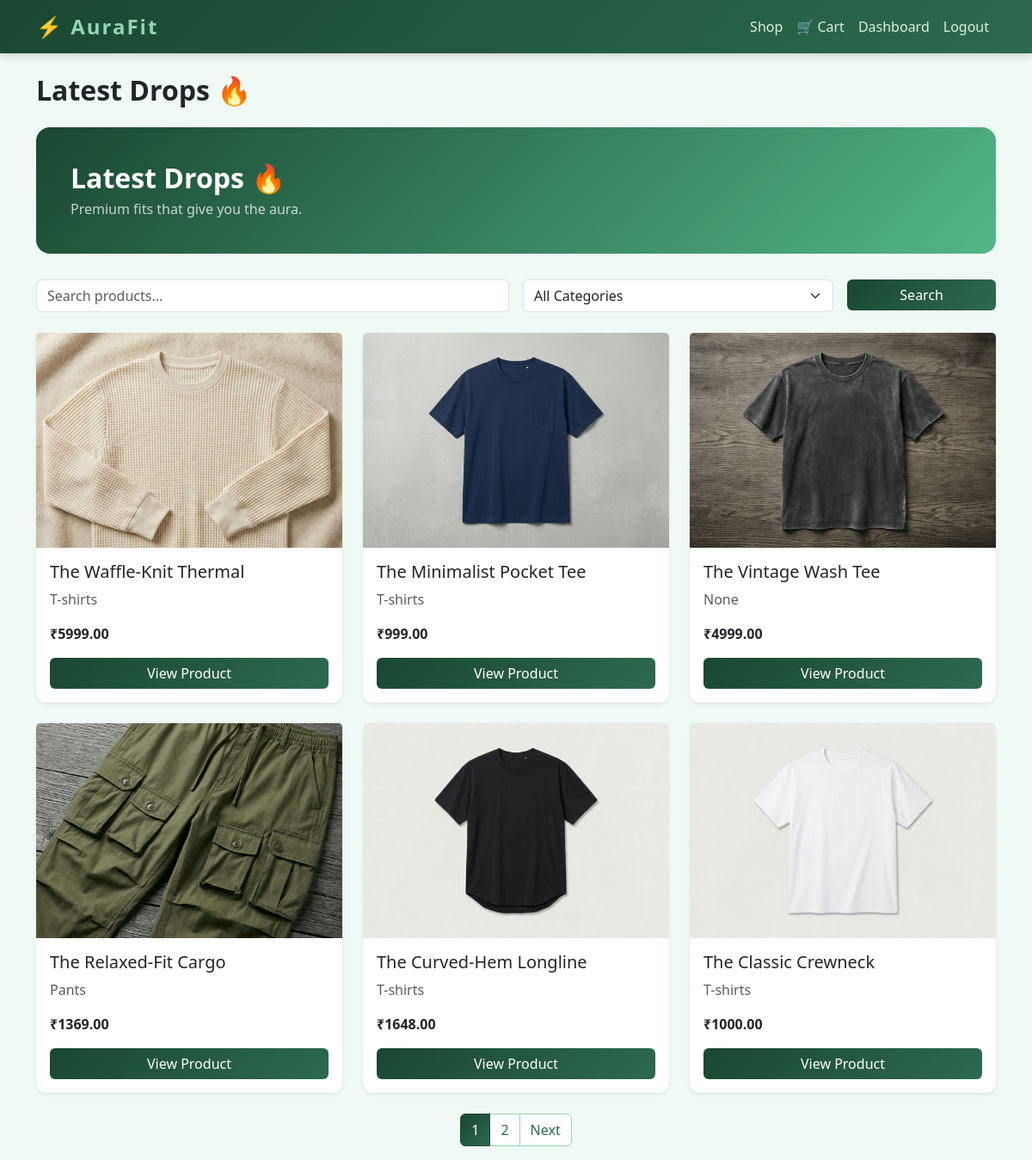
The app's page / (signed in) with its own data.
### products/models.py (models this page shows, shortened)
class Product(models.Model):
    category = models.ForeignKey(Category, on_delete=models.SET_NULL, null=True, blank=True)
    name = models.CharField(max_length=200)
    description = models.TextField(blank=True)
    price = models.DecimalField(max_digits=10, decimal_places=2)
    stock = models.PositiveIntegerField(default=0)
    image = models.ImageField(upload_to='products/', blank=True, null=True)
    created_at = models.DateTimeField(auto_now_add=True)

class Category(models.Model):
    name = models.CharField(max_length=200)
    slug = models.SlugField(unique=True)
    def __str__(self):
        return self.name
    class Meta:
        verbose_name_plural = "Categories"

### products/views.py (the view)
# urls.py: path('', views.product_list, name='product_list'),
def product_list(request):
    products = Product.objects.all()
    categories = Category.objects.all()
    query = request.GET.get('q')
    category_slug = request.GET.get('category')
    if query:
        products = products.filter(name__icontains=query)
    if category_slug:
        products = products.filter(category__slug=category_slug)
    paginator = Paginator(products, 6)  # 6 products per page
    page_number = request.GET.get('page')
    page_obj = paginator.get_page(page_number)
    return render(request, 'products/list.html', {
        'products': page_obj,
        'categories': categories,
        'query': query,
        'selected_category': category_slug,
        'page_obj': page_obj,
    })

### templates/products/list.html (shortened to what this page needs)
{% extends 'base.html' %}
{% block content %}
<h2 class="mb-4 fw-bold">Latest Drops 🔥</h2>
<div class="aura-hero">
    <h2 class="fw-bold mb-1">Latest Drops 🔥</h2>
    <p class="mb-0 opacity-75">Premium fits that give you the aura.</p>
</div>
<form method="get" class="row g-3 mb-4">
    <div class="col-md-6">
        <input type="text" name="q" class="form-control" placeholder="Search products..." value="{{ query|default:'' }}">
    </div>
    <div class="col-md-4">
        <select name="category" class="form-select">
            <option value="">All Categories</option>
        </select>
    </div>
    <div class="col-md-2">
        <button type="submit" class="btn btn-dark w-100">Search</button>
    </div>
</form>
<div class="row row-cols-1 row-cols-md-3 g-4">
    {% for product in products %}
    <div class="col">
        <div class="card h-100 shadow-sm">
            {% if product.image %}
                <img src="{{ product.image.url }}" class="card-img-top" style="height: 250px; object-fit: cover;">
            {% else %}
                <div class="bg-secondary text-white d-flex align-items-center justify-content-center" style="height: 250px;">No Image</div>
            {% endif %}
            <div class="card-body">
                <h5 class="card-title">{{ product.name }}</h5>
                <p class="text-muted">{{ product.category }}</p>
                <p class="fw-bold text-dark">₹{{ product.price }}</p>
                <a href="/products/{{ product.id }}/" class="btn btn-dark w-100">View Product</a>
            </div>
        </div>
    </div>
    {% empty %}
        <p>No products found!</p>
    {% endfor %}
</div>
{% if page_obj.has_other_pages %}
<nav class="mt-4">
    <ul class="pagination justify-content-center">
        {% for num in page_obj.paginator.page_range %}
            <li class="page-item {% if page_obj.number == num %}active{% endif %}">
                <a class="page-link {% if page_obj.number == num %}bg-dark border-dark{% endif %}" href="?page={{ num }}">{{ num }}</a>
            </li>
        {% endfor %}
        {% if page_obj.has_next %}
            <li class="page-item">
                <a class="page-link text-dark" href="?page={{ page_obj.next_page_number }}{% if query %}&q={{ query }}{% endif %}{% if selected_category %}&category={{ selected_category }}{% endif %}">Next</a>
            </li>
        {% endif %}
    </ul>
</nav>
{% endif %}
{% endblock %}

### templates/base.html (style rules this page uses)
:root { --green-dark: #1a4731; --green-mid: #2d6a4f; --green-light: #52b788; --green-accent: #95d5b2; --green-pale: #d8f3dc; }
body { background-color: #f0faf4; font-family: 'Segoe UI', sans-serif; }
.btn-dark { background: linear-gradient(135deg, var(--green-dark), var(--green-mid)); border: none; color: white; transition: all 0.3s; }
.card { border: none; border-radius: 12px; box-shadow: 0 2px 15px rgba(0,0,0,0.08); transition: transform 0.2s, box-shadow 0.2s; }
.page-link { color: var(--green-mid) !important; border-color: var(--green-accent) !important; }
.page-item.active .page-link { background: linear-gradient(135deg, var(--green-dark), var(--green-mid)) !important; border-color: var(--green-dark) !important; color: white !important; }
.aura-hero { background: linear-gradient(135deg, var(--green-dark), var(--green-light)); color: white; padding: 40px; border-radius: 16px; margin-bottom: 30px; }

### records on screen
Product: image (picture), name "The Waffle-Knit Thermal", category "T-shirts", price "5999.00"
Product: image (picture), name "The Minimalist Pocket Tee", category "T-shirts", price "999.00"
Product: image (picture), name "The Vintage Wash Tee", category "None", price "4999.00"
Product: image (picture), name "The Relaxed-Fit Cargo", category "Pants", price "1369.00"
Product: image (picture), name "The Curved-Hem Longline", category "T-shirts", price "1648.00"
Product: image (picture), name "The Classic Crewneck", category "T-shirts", price "1000.00"

### other values on screen
{{ num }} "1" "2"
